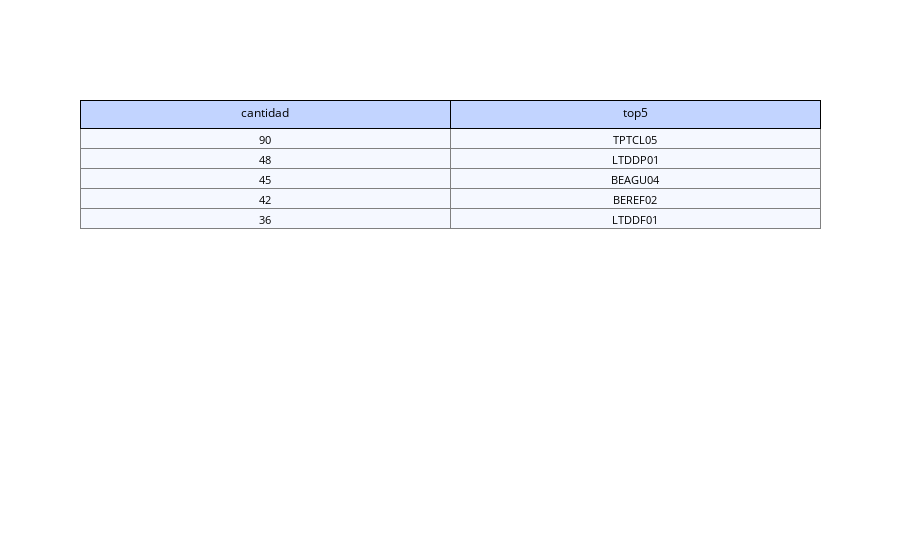

Write notebook code for a chart like this one.
### Code cell
trace0 = go.Table(
  header = dict(
    values = list(['cantidad','top5']),
    line = dict(color = 'black'),
    fill = dict(color='#C2D4FF'),
    align = 'center',
    font = dict(color = 'black', size = 12)
  ),
  cells = dict(
    values = [result[0],result[1]],
    align = 'center',
    font = dict(color = 'black', size = 11),
    fill = dict(color='#F5F8FF')
    ))

data = [trace0]

iplot(data, filename = "cell variable color")

### Figure 1 — Plotly figure (JSON) as saved in the notebook; plotly's stock layout.template omitted (floating-point values rounded to 4 significant figures)
{"data": [{"cells": {"align": "center", "fill": {"color": "#F5F8FF"}, "font": {"color": "black", "size": 11}, "values": [[90, 48, 45, 42, 36], ["TPTCL05", "LTDDP01", "BEAGU04", "BEREF02", "LTDDF01"]]}, "header": {"align": "center", "fill": {"color": "#C2D4FF"}, "font": {"color": "black", "size": 12}, "line": {"color": "black"}, "values": ["cantidad", "top5"]}, "type": "table", "uid": "79a87df9-4e0e-4b4a-8f29-cc75941483f3"}], "layout": {}}
